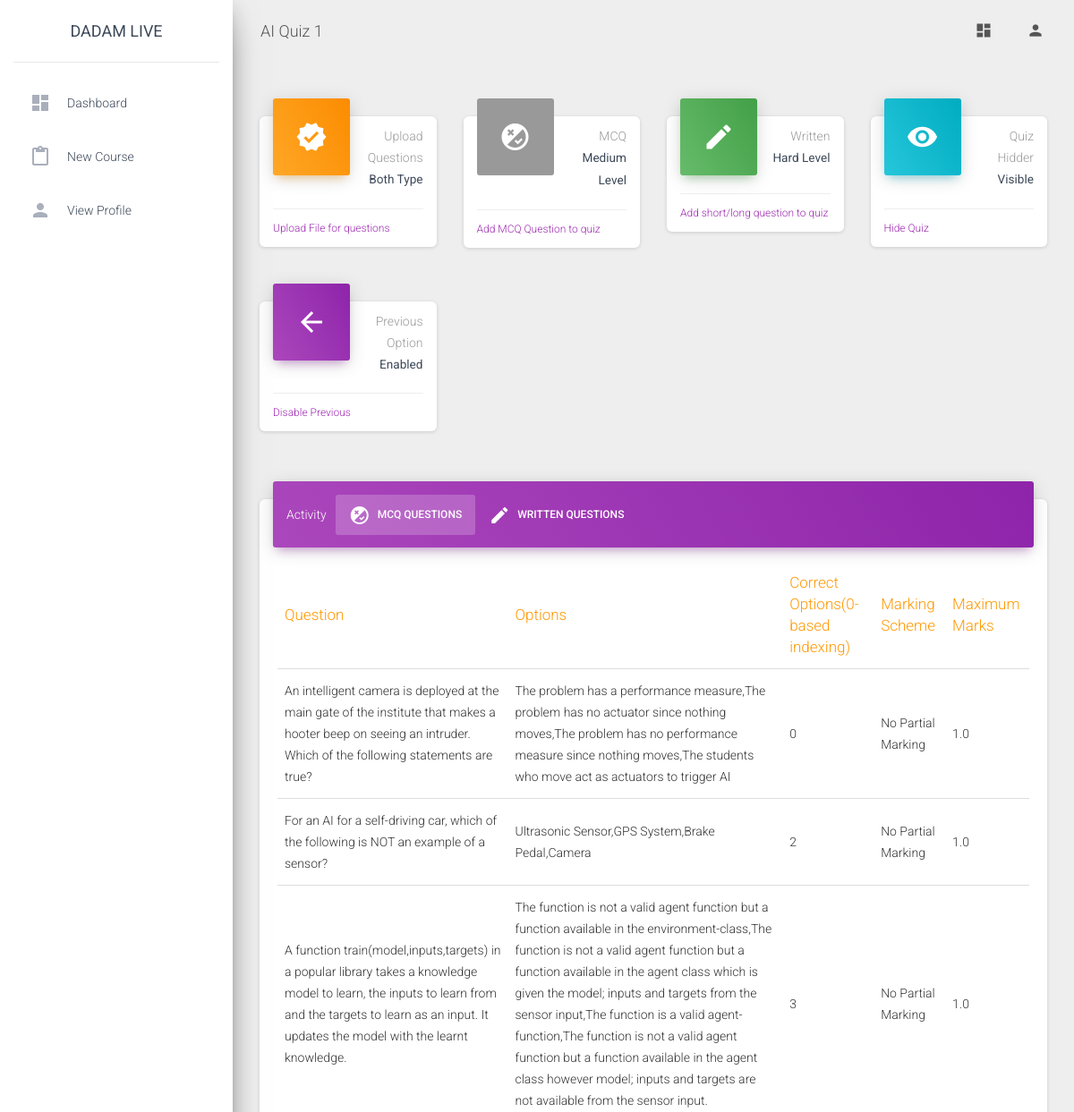
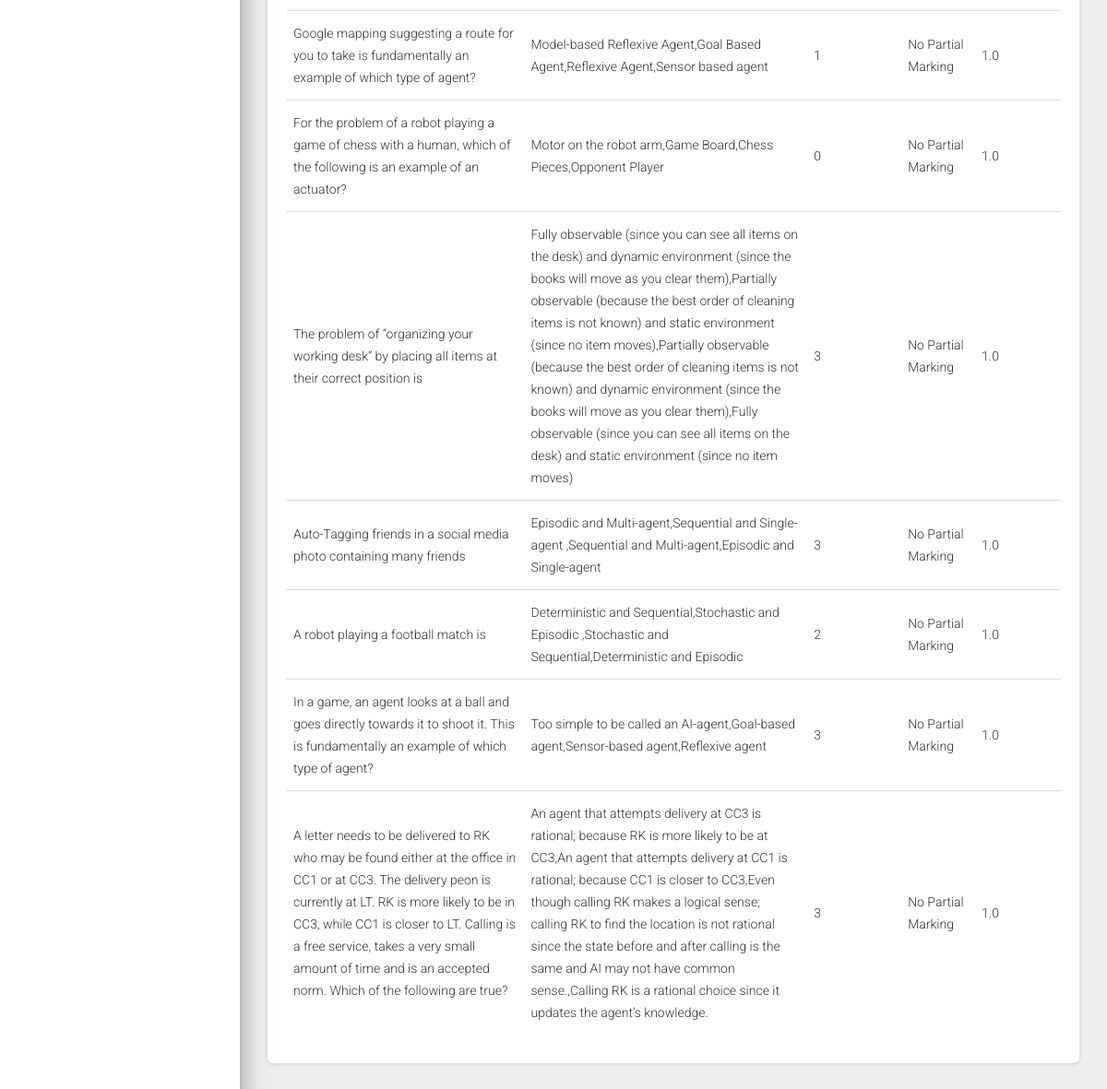
The app's page /dashboard/faculty/course/manage/quiz/7 (signed in) with its own data (2 pictures, top to bottom).
### faculty/models.py (models this page shows, shortened)
class Quiz(models.Model):
    course=models.ForeignKey(Course, on_delete=models.CASCADE, null=True, blank=True)
    quiz_name=models.CharField(null=True, max_length=500)
    start_date=models.DateTimeField(default=datetime.datetime.now(timezone('Asia/Kolkata')))
    end_date=models.DateTimeField(default=datetime.datetime.now(timezone('Asia/Kolkata')))
    created_on=models.DateTimeField(default=datetime.datetime.now(timezone('Asia/Kolkata')))
    quizHeld=models.BooleanField(default=False)
    hidden=models.BooleanField(default=True)
    mcqMarksGenerated=models.BooleanField(default=False)
    webDetectionDone=models.BooleanField(default=False)
    studentAnswersMatched=models.BooleanField(default=False)
    maximum_marks=models.FloatField(default=0)
    disable_previous=models.BooleanField(default=False)

class MCQ(models.Model):
    quiz=models.ForeignKey(Quiz, on_delete=models.CASCADE, null=True, blank=True)
    question=models.TextField(null=True)
    options=ListTextField(base_field=models.CharField(default="", max_length=100000), size=10)
    correct_answers=ListTextField(base_field=models.IntegerField(default=0), size=10)
    note=models.TextField(null=True, max_length=500)
    maximum_marks=models.FloatField(null=True, blank=True, default=1)
    max_time_limit_allowed=models.IntegerField(default=600, null=True, blank=True)
    markingScheme=models.IntegerField(default=1, null=True)
    negativeMarks=models.IntegerField(default=0, null=True)

### faculty/views.py (the view)
# urls.py: path('course/manage/quiz/<str:quiz_id>',views.manage_quiz,name="manage_quiz"),
def manage_quiz(request,quiz_id):
    faculty=basicChecking(request)
    if faculty==False:
        return redirect('home')
    quiz=""
    try:
        quiz=Quiz.objects.get(id=int(quiz_id))
        course=quiz.course
        if course.instructor!=request.user:
            return JsonResponse({"message": "Course was not found on this server"}, status=400)
    except:
        return JsonResponse({"message": "Course was not found on this server"}, status=400)
    if request.method=="POST":
        question_type=request.POST.get("question_type")
        if int(question_type)==1:
            question_written=request.POST.get("question_written")
            max_marks_written=float(request.POST.get("max_marks_written"))
            scheme=int(request.POST.get("marking_scheme"))
            mcq=MCQ.objects.create(quiz=quiz, question=question_written, maximum_marks=max_marks_written, markingScheme=scheme)
            index=0
            for i in range(1,7):
                select=request.POST.get("sel"+str(i))
                if int(select)!=1:
                    option=request.POST.get("opt"+str(i))
                    mcq.options.append(option)
                    if int(select)==2:
                        mcq.correct_answers.append(index)
                    index=index+1
            mcq.save()
            quiz.maximum_marks+=max_marks_written
            quiz.save()
        elif int(question_type)==2:
            question_written=request.POST.get("question_written")
            max_marks_written=float(request.POST.get("max_marks_written"))
            WrittenQuestion.objects.create(quiz=quiz, question=question_written, maximum_marks=max_marks_written)
            quiz.maximum_marks+=max_marks_written
            quiz.save()
        elif int(question_type)==3:
            form=FileForm(request.POST,request.FILES)
            if form.is_valid():
                file=form.cleaned_data['file']
                if str(file).endswith('.csv'):
                    data=pd.read_csv(file)
                elif str(file).endswith('.xlsx'):
                    data=pd.read_excel(file)
                else:
                    mcq=MCQ.objects.filter(quiz=quiz)
                    written=WrittenQuestion.objects.filter(quiz=quiz)
                    submissions=False
                    if quiz.quizHeld:
                        submissions=Submission.objects.filter(quiz=quiz)
                    return render(request,"faculty/manage_quiz.html",context={"quiz": quiz, "mcq": mcq, "written": written, "message": "Not an excel or csv file", "submissions": submissions})
                return manage_quiz_helper(request, data, quiz)
        return redirect('manage_quiz',quiz_id)
    else:
        mcq=MCQ.objects.filter(quiz=quiz)
        written=WrittenQuestion.objects.filter(quiz=quiz)
        submissions=0
        if quiz.quizHeld:
            submissions=Submission.objects.filter(quiz=quiz)
        return render(request,"faculty/manage_quiz.html",context={"quiz": quiz, "mcq": mcq, "written": written, "submissions": submissions})

### faculty/views.py (called while the page is built)
def basicChecking(request):
    if request.user.is_authenticated==False:
        return False
    try:
        info=UserInformation.objects.get(user=request.user)
        if info.userType.userTypeCode==settings.CODE_FACULTY:
            faculty=Faculty.objects.get(user=request.user)
            return faculty
        return False
    except:
        return False

### faculty/templates/faculty/manage_quiz.html (shortened to what this page needs)
{% extends 'faculty/base.html' %} {% load static %}
{% block heading %}{{quiz.quiz_name}}{% endblock %}
{% block css %}
<link rel="stylesheet" href="http://cdn.datatables.net/1.10.2/css/jquery.dataTables.min.css"></style>
{% endblock %}
{% block main_body %}
<div class="row">
    <div class="col-lg-3 col-md-6 col-sm-6">
      <div class="card card-stats">
        <div class="card-header card-header-warning card-header-icon">
          <div class="card-icon">
            <i class="material-icons">verified</i>
          </div>
          <p class="card-category">
            {% if quiz.quizHeld %}
            Assign Marks
            {% else %}
            Upload Questions
            {% endif %}</p>
          <h5 class="card-title">
            <small>
            {% if quiz.quizHeld %}
            Written
            {% else %}
            Both Type
            {% endif %}</small>
          </h5>
        </div>
        <div class="card-footer">
          <div class="stats">
              {% if quiz.quizHeld %}
              <a data-toggle="modal" data-target="#modal4" href="#">Assign Marks</a>
              {% else %}
                <a data-toggle="modal" data-target="#modal0" href="#">Upload File for questions</a>
              {% endif %}
          </div>
        </div>
      </div>
    </div>
    <div class="col-lg-3 col-md-6 col-sm-6">
      <div class="card card-stats">
        <div class="card-header card-header-alert card-header-icon">
          <div class="card-icon">
            <i class="material-icons">flaky</i>
          </div>
          <p class="card-category">
            {% if quiz.quizHeld %}
            Calculate Score
            {% else %}
            MCQ
            {% endif %}
          </p>
          <h5 class="card-title">
            {% if quiz.quizHeld %}
            <small>for MCQ</small>
            {% else %}
            <small>Medium Level</small>
            {% endif %}
          </h5>
        </div>
        <div class="card-footer">
          <div class="stats">
              {% if quiz.quizHeld %}
              <a href="{% url 'generate_score' quiz_id=quiz.id %}" onclick="return confirm('It will take a moment to calculate the marks so please wait until it do.')">Generate Score for MCQ's</a>
              {% else %}
                <a data-toggle="modal" data-target="#modal1" href="#">Add MCQ Question to quiz</a>
              {% endif %}
          </div>
        </div>
      </div>
    </div>
    <div class="col-lg-3 col-md-6 col-sm-6">
      <div class="card card-stats">
        <div class="card-header card-header-success card-header-icon">
          <div class="card-icon">
            <i class="material-icons">create</i>
          </div>
          <p class="card-category">
            {% if quiz.quizHeld %}
            Plagiarism
            {% else %}
            Written
            {% endif %}
          </p>
          <h5 class="card-title"><small>
            {% if quiz.quizHeld %}
            Written
            {% else %}
            Hard Level
            {% endif %}
          </small></h5>
        </div>
        <div class="card-footer">
          <div class="stats">
            {% if quiz.quizHeld %}
              {% if quiz.webDetectionDone %}
                Web Detection Done
              {% else %}
                <a href="{% url 'detect_web_sources' quiz_id=quiz.id %}" onclick="return confirm('It will take few minutes for web detection. Do not close the webpage.')">Detect Web Sources</a>
              {% endif %}
            {% else %}
            <a data-toggle="modal" data-target="#modal2" href="#">Add short/long question to quiz</a>
            {% endif %}
          </div>
        </div>
      </div>
    </div>
    <div class="col-lg-3 col-md-6 col-sm-6">
      <div class="card card-stats">
        <div class="card-header card-header-info card-header-icon">
          <div class="card-icon">
            <i class="material-icons">visibility</i>
          </div>
          <p class="card-category">Quiz Hidder</p>
          <h5 class="card-title">
            <small>
                {% if quiz.hidden %}Hidden{% else %}Visible{% endif %}
            </small></h5>
        </div>
        <div class="card-footer">
          <div class="stats">
            <a href="{% url 'change_quiz_status' quiz_id=quiz.id %}">{% if quiz.hidden %}Unhide Quiz{% else %}Hide Quiz{% endif %}</a>
          </div>
        </div>
      </div>
    </div>
    {% if quiz.quizHeld %}{% else %}
      <div class="col-lg-3 col-md-6 col-sm-6">
        <div class="card card-stats">
          <div class="card-header card-header-primary card-header-icon">
            <div class="card-icon">
              <i class="material-icons">arrow_back</i>
            </div>
            <p class="card-category">Previous Option</p>
            <h5 class="card-title">
              <small>
                  {% if quiz.disable_previous %}Disabled{% else %}Enabled{% endif %}
              </small></h5>
          </div>
          <div class="card-footer">
            <div class="stats">
              <a href="{% url 'change_prev_status' quiz_id=quiz.id %}">{% if quiz.disable_previous %}Enable Previous{% else %}Disable Previous{% endif %}</a>
            </div>
          </div>
        </div>
      </div>
    {% endif %}
  </div>
  <div class="row">
    <div class="col-lg-12 col-md-12">
      <div class="card">
        <div class="card-header card-header-tabs card-header-primary">
          <div class="nav-tabs-navigation">
            <div class="nav-tabs-wrapper">
              <span class="nav-tabs-title">Activity</span>
              <ul class="nav nav-tabs" data-tabs="tabs">
                <li class="nav-item">
                  <a class="nav-link active" href="#mcqs" data-toggle="tab">
                    <i class="material-icons">flaky</i> MCQ Questions
                    <div class="ripple-container"></div>
                  </a>
                </li>
                <li class="nav-item">
                  <a class="nav-link" href="#writtens" data-toggle="tab">
                    <i class="material-icons">create</i> Written Questions
                    <div class="ripple-container"></div>
                  </a>
                </li>
              </ul>
            </div>
          </div>
        </div>
        <div class="card-body">
          <div class="tab-content">
            <div class="tab-pane active" id="mcqs">
                <table class="table table-hover">
                    <thead class="text-warning">
                      <th>Question</th>
                      <th>Options</th>
                      <th>Correct Options(0-based indexing)</th>
                      <th>Marking Scheme</th>
                      <th>Maximum Marks</th>
                    </thead>
                    <tbody>
                        {% for each in mcq %}
                        <tr>
                          <td>{{each.question}}</td>
                          <td>{{each.options}}</td>
                          <td>{{each.correct_answers}}</td>
                          <td>
                            {% ifequal each.markingScheme 2 %}
                            No Partial Marking
                            {% endifequal %}
                          </td>
                          <td>{{each.maximum_marks}}</td>
                        </tr>
                        {% endfor %}
                    </tbody>
                </table>
            </div>
            </div>
          </div>
        </div>
      </div>
    </div>
  </div>
  <div class="modal fade" id="modal1" tabindex="-1" role="dialog" aria-labelledby="exampleModalLabel" aria-hidden="true">
    <div class="modal-dialog modal-dialog-centered modal-lg" role="document">
      <div class="modal-content">
        <div class="modal-body">
          <h5 style="padding-bottom: 12px"><b>4. Only activated options will be considered<b></h5>
      </div>
      </div>
    </div>
  </div>
{% endblock %}
{% block left_panel %}
<li class="nav-item">
    <a class="nav-link" href="{% url 'dashboardFaculty' %}">
      <i class="material-icons">dashboard</i>
      <p>Dashboard</p>
    </a>
  </li>
  <li class="nav-item ">
    <a class="nav-link" href="{% url 'start_new_course' %}">
      <i class="material-icons">content_paste</i>
      <p>New Course</p>
    </a>
  </li>
  <li class="nav-item ">
    <a class="nav-link" href="{% url 'view_profile_fa' %}">
      <i class="material-icons">person</i>
      <p>View Profile</p>
    </a>
  </li>
{% endblock %}

### records on screen
Quiz: quiz_name "AI Quiz 1"
MCQ: question "An intelligent camera is deployed at the main gate of the institute that makes a hooter beep on seeing an intruder. Which of the following statements are true?", options "The problem has a performance measure,The problem has no actuator since nothing moves,The problem has no performance measure since nothing moves,The students who move act as actuators to trigger AI", correct_answers "0", maximum_marks "1.0"
MCQ: question "For an AI for a self-driving car, which of the following is NOT an example of a sensor?", options "Ultrasonic Sensor,GPS System,Brake Pedal,Camera", correct_answers "2", maximum_marks "1.0"
MCQ: question "A function train(model,inputs,targets) in a popular library takes a knowledge model to learn, the inputs to learn from and the targets to learn as an input. It updates the model with the learnt knowledge.", options "The function is not a valid agent function but a function available in the environment-class,The function is not a valid agent function but a function available in the agent class which is given the model; inputs and targets from the sensor input,The function is a valid agent-function,The function is not a valid agent function but a function available in the agent class however model; inputs and targets are not available from the sensor input.", correct_answers "3", maximum_marks "1.0"
MCQ: question "Google mapping suggesting a route for you to take is fundamentally an example of which type of agent?", options "Model-based Reflexive Agent,Goal Based Agent,Reflexive Agent,Sensor based agent", correct_answers "1", maximum_marks "1.0"
MCQ: question "For the problem of a robot playing a game of chess with a human, which of the following is an example of an actuator?", options "Motor on the robot arm,Game Board,Chess Pieces,Opponent Player", correct_answers "0", maximum_marks "1.0"
MCQ: question "The problem of “organizing your working desk” by placing all items at their correct position is", options "Fully observable (since you can see all items on the desk) and dynamic environment (since the books will move as you clear them),Partially observable (because the best order of cleaning items is not known) and static environment (since no item moves),Partially observable (because the best order of cleaning items is not known) and dynamic environment (since the books will move as you clear them),Fully observable (since you can see all items on the desk) and static environment (since no item moves)", correct_answers "3", maximum_marks "1.0"
MCQ: question "Auto-Tagging friends in a social media photo containing many friends", options "Episodic and Multi-agent,Sequential and Single-agent ,Sequential and Multi-agent,Episodic and Single-agent", correct_answers "3", maximum_marks "1.0"
MCQ: question "A robot playing a football match is", options "Deterministic and Sequential,Stochastic and Episodic ,Stochastic and Sequential,Deterministic and Episodic", correct_answers "2", maximum_marks "1.0"
MCQ: question "In a game, an agent looks at a ball and goes directly towards it to shoot it. This is fundamentally an example of which type of agent?", options "Too simple to be called an AI-agent,Goal-based agent,Sensor-based agent,Reflexive agent", correct_answers "3", maximum_marks "1.0"
MCQ: question "A letter needs to be delivered to RK who may be found either at the office in CC1 or at CC3. The delivery peon is currently at LT. RK is more likely to be in CC3, while CC1 is closer to LT. Calling is a free service, takes a very small amount of time and is an accepted norm. Which of the following are true?", options "An agent that attempts delivery at CC3 is rational; because RK is more likely to be at CC3,An agent that attempts delivery at CC1 is rational; because CC1 is closer to CC3,Even though calling RK makes a logical sense; calling RK to find the location is not rational since the state before and after calling is the same and AI may not have common sense.,Calling RK is a rational choice since it updates the agent’s knowledge.", correct_answers "3", maximum_marks "1.0"
